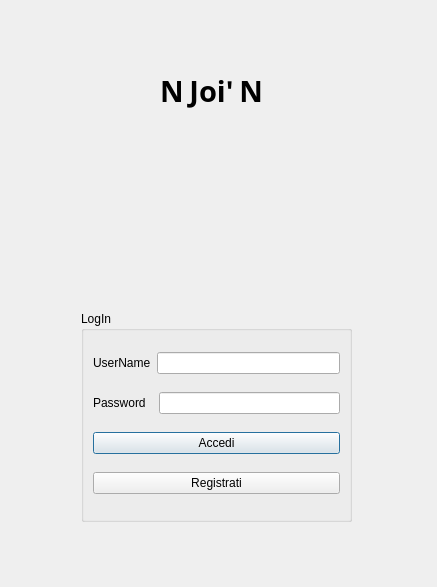
<?xml version="1.0" encoding="UTF-8"?>
<ui version="4.0">
 <class>LoginWindow</class>
 <widget class="QDialog" name="LoginWindow">
  <property name="geometry">
   <rect>
    <x>0</x>
    <y>0</y>
    <width>437</width>
    <height>587</height>
   </rect>
  </property>
  <property name="minimumSize">
   <size>
    <width>437</width>
    <height>587</height>
   </size>
  </property>
  <property name="windowTitle">
   <string>MainWindow</string>
  </property>
  <property name="toolTip">
   <string/>
  </property>
  <layout class="QGridLayout" name="gridLayout">
   <item row="0" column="0">
    <widget class="QWidget" name="centralwidget" native="true">
     <widget class="QGroupBox" name="groupBox">
      <property name="geometry">
       <rect>
        <x>70</x>
        <y>300</y>
        <width>271</width>
        <height>211</height>
       </rect>
      </property>
      <property name="sizePolicy">
       <sizepolicy hsizetype="Preferred" vsizetype="Minimum">
        <horstretch>0</horstretch>
        <verstretch>0</verstretch>
       </sizepolicy>
      </property>
      <property name="title">
       <string>LogIn</string>
      </property>
      <layout class="QVBoxLayout" name="verticalLayout">
       <item>
        <layout class="QHBoxLayout" name="horizontalLayout">
         <item>
          <widget class="QLabel" name="label">
           <property name="text">
            <string>UserName</string>
           </property>
          </widget>
         </item>
         <item>
          <widget class="QLineEdit" name="lineEdit_username">
           <property name="enabled">
            <bool>true</bool>
           </property>
           <property name="text">
            <string/>
           </property>
          </widget>
         </item>
        </layout>
       </item>
       <item>
        <layout class="QHBoxLayout" name="horizontalLayout_2">
         <item>
          <widget class="QLabel" name="label_2">
           <property name="text">
            <string>Password  </string>
           </property>
          </widget>
         </item>
         <item>
          <widget class="QLineEdit" name="lineEdit_password">
           <property name="text">
            <string/>
           </property>
           <property name="echoMode">
            <enum>QLineEdit::Password</enum>
           </property>
          </widget>
         </item>
        </layout>
       </item>
       <item>
        <widget class="QPushButton" name="pushButton_login">
         <property name="text">
          <string>Accedi</string>
         </property>
        </widget>
       </item>
       <item>
        <widget class="QPushButton" name="pushButton_signup">
         <property name="text">
          <string>Registrati</string>
         </property>
        </widget>
       </item>
      </layout>
     </widget>
     <widget class="QLabel" name="logo1">
      <property name="geometry">
       <rect>
        <x>70</x>
        <y>60</y>
        <width>261</width>
        <height>201</height>
       </rect>
      </property>
      <property name="font">
       <font>
        <family>Noto Sans Adlam</family>
        <pointsize>22</pointsize>
        <weight>75</weight>
        <bold>true</bold>
       </font>
      </property>
      <property name="text">
       <string>N Joi' N</string>
      </property>
      <property name="alignment">
       <set>Qt::AlignHCenter|Qt::AlignTop</set>
      </property>
     </widget>
    </widget>
   </item>
  </layout>
 </widget>
 <resources/>
 <connections/>
</ui>
